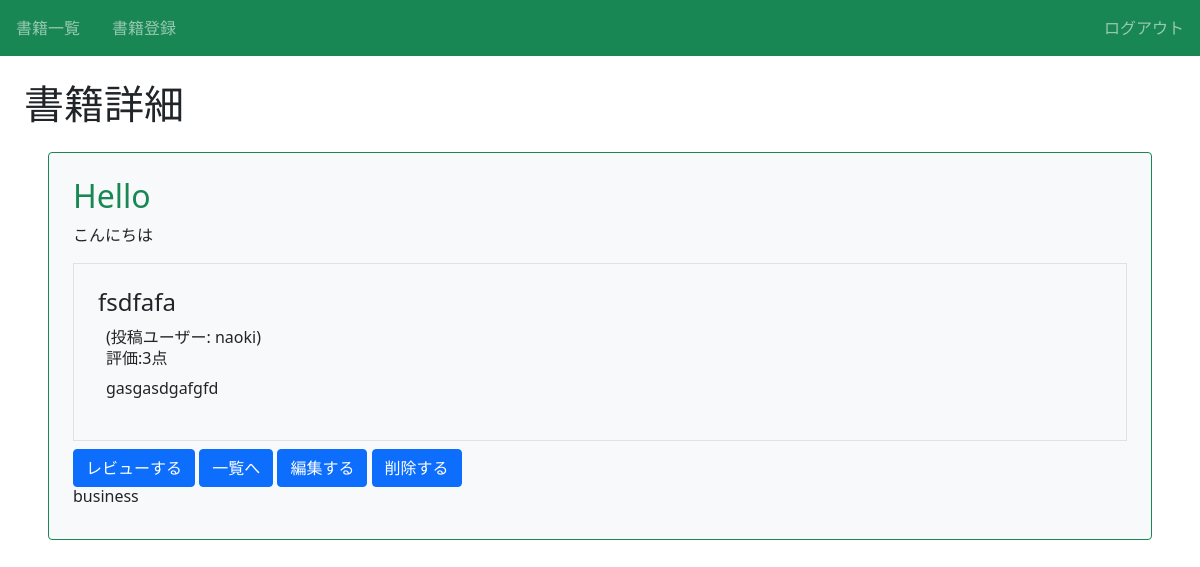
/book/25/detail/ (signed in), run on the app's committed database.
### book/models.py (models this page shows, shortened)
class Book(models.Model):
    title = models.CharField(max_length=100)
    text = models.TextField()
    thumbnail = models.ImageField(null=True, blank=True, default=None)
    category = models.CharField(max_length=100, choices=CATEGORY)
    user = models.ForeignKey('auth.User', on_delete=models.CASCADE)

class Review(models.Model):
    book = models.ForeignKey(Book, on_delete=models.CASCADE)
    title = models.CharField(max_length=100)
    text = models.TextField()
    rate = models.IntegerField(choices=RATE_CHOICES)
    user = models.ForeignKey('auth.User', on_delete=models.CASCADE)

### book/views.py (the view)
# urls.py: path('book/<int:pk>/detail/', views.DetailBookView.as_view(), name='detail-book'),
class DetailBookView(LoginRequiredMixin, DetailView):
    template_name = 'book/book_detail.html'
    model = Book

### book/templates/book/book_detail.html (shortened to what this page needs)
{% extends 'base.html'%}
{% block h1 %} 書籍詳細 {% endblock %}
{% block content %}
  <div class="p-4 m-4 bg-light border border-success rounded">
    <h2 class="text-success">{{object.title}}</h2>
    <p>{{ object.text }}</p>
    <div class="border p-4 mb-2">
      {% for review in object.review_set.all %}
      <div>
        <h3 class="h4">{{ review.title }}</h3>
        <div class="px-2">
          <span>(投稿ユーザー: {{ review.user.username }})</span>
          <h6>評価:{{ review.rate }}点</h6>
          <p>{{ review.text }}</p>
        </div>
      </div>
      {% endfor %}
    </div>
    <a href="{% url 'review' object.pk %}" class="btn btn-primary">レビューする</a>
    <a href="{% url 'list-book' %}" class="btn btn-primary">一覧へ</a>
    <a href="{% url 'update-book' object.pk %}" class="btn btn-primary">編集する</a>
    <a href="{% url 'delete-book' object.pk %}" class="btn btn-primary">削除する</a>
    <h6 class="card-title"> {{object.category}} </h6>
  </div>
{% endblock %}

### book/static/book/css/style.css (style rules this page uses)
a { text-decoration: none; }

### data on the page
Book: title "Hello", text "こんにちは", category "business"
Review: title "fsdfafa", user.username "naoki", rate "3", text "gasgasdgafgfd"
